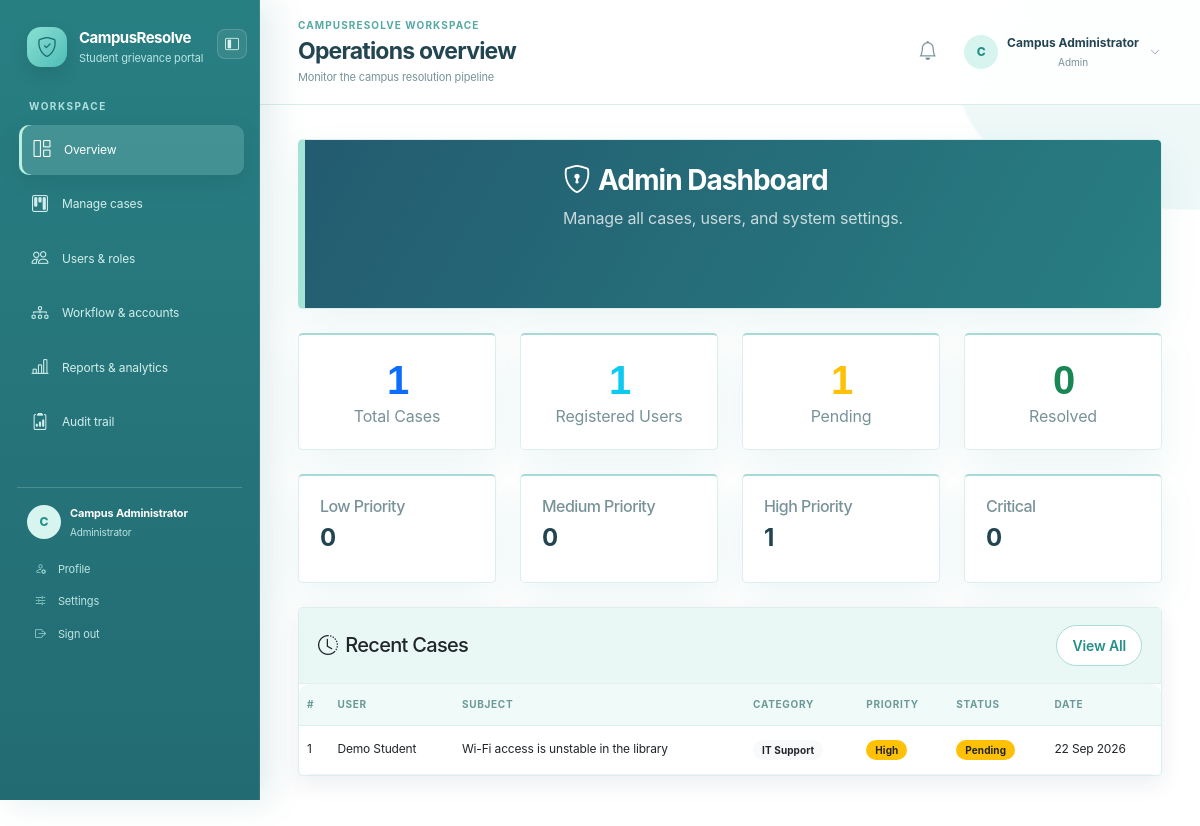
Page /admin_dashboard.php (signed in) on the committed database.
### tables this page shows
CREATE TABLE IF NOT EXISTS `complaints` (
  `id` INT AUTO_INCREMENT PRIMARY KEY,
  `user_id` INT NOT NULL,
  `department_id` INT DEFAULT NULL,
  `officer_id` INT DEFAULT NULL,
  `subject` VARCHAR(200) NOT NULL,
  `category` VARCHAR(100) NOT NULL,
  `priority` ENUM('Low','Medium','High','Critical') NOT NULL DEFAULT 'Medium',
  `description` TEXT NOT NULL,
  `status` ENUM('Pending','In Progress','Resolved','Rejected') NOT NULL DEFAULT 'Pending',
  `admin_remarks` TEXT DEFAULT NULL,
  `department_remarks` TEXT DEFAULT NULL,
  `officer_remarks` TEXT DEFAULT NULL,
  `resolved_at` TIMESTAMP NULL DEFAULT NULL,
  `created_at` TIMESTAMP DEFAULT CURRENT_TIMESTAMP,
  CONSTRAINT `fk_complaints_user` FOREIGN KEY (`user_id`) REFERENCES `users`(`id`) ON DELETE CASCADE,
  CONSTRAINT `fk_complaints_department` FOREIGN KEY (`department_id`) REFERENCES `departments`(`id`) ON DELETE SET NULL,
  CONSTRAINT `fk_complaints_officer` FOREIGN KEY (`officer_id`) REFERENCES `users`(`id`) ON DELETE SET NULL,
  INDEX `idx_complaints_status` (`status`), INDEX `idx_complaints_department` (`department_id`), INDEX `idx_complaints_officer` (`officer_id`),
  INDEX `idx_complaints_created_at` (`created_at`), INDEX `idx_complaints_user_created` (`user_id`, `created_at`), INDEX `idx_complaints_department_created` (`department_id`, `created_at`), INDEX `idx_complaints_officer_created` (`officer_id`, `created_at`)
);

CREATE TABLE IF NOT EXISTS `users` (
  `id` INT AUTO_INCREMENT PRIMARY KEY,
  `full_name` VARCHAR(100) NOT NULL,
  `email` VARCHAR(150) NOT NULL UNIQUE,
  `password` VARCHAR(255) NOT NULL,
  `role` ENUM('user','admin','department','officer') NOT NULL DEFAULT 'user',
  `department_id` INT DEFAULT NULL,
  `is_active` TINYINT(1) NOT NULL DEFAULT 1,
  `created_at` TIMESTAMP DEFAULT CURRENT_TIMESTAMP,
  CONSTRAINT `fk_users_department` FOREIGN KEY (`department_id`) REFERENCES `departments`(`id`) ON DELETE SET NULL,
  INDEX `idx_users_role_active` (`role`, `is_active`)
);

### admin_dashboard.php (the view, shortened to what this page needs)
<?php
require_once 'config.php';
$result = $conn->query("SELECT COUNT(*) as total FROM complaints");
$total_complaints = $result->fetch_assoc()['total'];
$result = $conn->query("SELECT COUNT(*) as total FROM users WHERE role = 'user'");
$total_users = $result->fetch_assoc()['total'];
$status_counts = ['Pending' => 0, 'In Progress' => 0, 'Resolved' => 0, 'Rejected' => 0];
$result = $conn->query("SELECT status, COUNT(*) as cnt FROM complaints GROUP BY status");
while ($row = $result->fetch_assoc()) {
    $status_counts[$row['status']] = $row['cnt'];
}
$priority_counts = ['Low' => 0, 'Medium' => 0, 'High' => 0, 'Critical' => 0];
$result = $conn->query("SELECT priority, COUNT(*) as cnt FROM complaints GROUP BY priority");
while ($row = $result->fetch_assoc()) {
    $priority_counts[$row['priority']] = $row['cnt'];
}
$result = $conn->query("SELECT c.*, u.full_name FROM complaints c JOIN users u ON c.user_id = u.id ORDER BY c.created_at DESC LIMIT 5");
$recent_complaints = [];
while ($row = $result->fetch_assoc()) {
    $recent_complaints[] = $row;
}
?>
<!DOCTYPE html>
<html lang="en">
<head>
    <link href="https://cdn.jsdelivr.net/npm/bootstrap@5.3.0/dist/css/bootstrap.min.css" rel="stylesheet">
    <link rel="stylesheet" href="https://cdn.jsdelivr.net/npm/bootstrap-icons@1.10.0/font/bootstrap-icons.css">
    <link rel="stylesheet" href="assets/css/style.css?v=sidebar-collapse-20260922-1">
</head>
<body class="role-layout role-admin">
    <div class="d-flex">
        <?php include 'includes/sidebar.php'; ?>
        <div class="flex-grow-1">
            <?php include 'includes/topbar.php'; ?>
            <main class="p-4">
                <div class="card border-0 bg-dark text-white mb-4">
                    <div class="card-body p-4">
                        <h3 class="fw-bold"><i class="bi bi-shield-lock me-2"></i>Admin Dashboard</h3>
                        <p class="mb-0 opacity-75">Manage all cases, users, and system settings.</p>
                    </div>
                </div>
                <div class="row g-4 mb-4">
                    <div class="col-md-3">
                        <div class="card border-0 shadow-sm h-100">
                            <div class="card-body text-center">
                                <div class="display-6 text-primary fw-bold"><?= $total_complaints ?></div>
                                <p class="text-muted mb-0">Total Cases</p>
                            </div>
                        </div>
                    </div>
                    <div class="col-md-3">
                        <div class="card border-0 shadow-sm h-100">
                            <div class="card-body text-center">
                                <div class="display-6 text-info fw-bold"><?= $total_users ?></div>
                                <p class="text-muted mb-0">Registered Users</p>
                            </div>
                        </div>
                    </div>
                    <div class="col-md-3">
                        <div class="card border-0 shadow-sm h-100">
                            <div class="card-body text-center">
                                <div class="display-6 text-warning fw-bold"><?= $status_counts['Pending'] ?></div>
                                <p class="text-muted mb-0">Pending</p>
                            </div>
                        </div>
                    </div>
                    <div class="col-md-3">
                        <div class="card border-0 shadow-sm h-100">
                            <div class="card-body text-center">
                                <div class="display-6 text-success fw-bold"><?= $status_counts['Resolved'] ?></div>
                                <p class="text-muted mb-0">Resolved</p>
                            </div>
                        </div>
                    </div>
                </div>
                <div class="row g-4 mb-4">
                    <div class="col-md-3">
                        <div class="card border-0 shadow-sm border-start border-4 border-secondary">
                            <div class="card-body">
                                <h6 class="text-muted">Low Priority</h6>
                                <h4 class="fw-bold"><?= $priority_counts['Low'] ?></h4>
                            </div>
                        </div>
                    </div>
                    <div class="col-md-3">
                        <div class="card border-0 shadow-sm border-start border-4 border-info">
                            <div class="card-body">
                                <h6 class="text-muted">Medium Priority</h6>
                                <h4 class="fw-bold"><?= $priority_counts['Medium'] ?></h4>
                            </div>
                        </div>
                    </div>
                    <div class="col-md-3">
                        <div class="card border-0 shadow-sm border-start border-4 border-warning">
                            <div class="card-body">
                                <h6 class="text-muted">High Priority</h6>
                                <h4 class="fw-bold"><?= $priority_counts['High'] ?></h4>
                            </div>
                        </div>
                    </div>
                    <div class="col-md-3">
                        <div class="card border-0 shadow-sm border-start border-4 border-danger">
                            <div class="card-body">
                                <h6 class="text-muted">Critical</h6>
                                <h4 class="fw-bold"><?= $priority_counts['Critical'] ?></h4>
                            </div>
                        </div>
                    </div>
                </div>
                <div class="card border-0 shadow-sm">
                    <div class="card-header bg-white border-0 d-flex justify-content-between align-items-center">
                        <h5 class="mb-0"><i class="bi bi-clock-history me-2"></i>Recent Cases</h5>
                        <a href="admin_complaints.php" class="btn btn-sm btn-outline-primary">View All</a>
                    </div>
                    <div class="card-body p-0">
                        <div class="table-responsive">
                            <table class="table table-hover mb-0">
                                <thead class="table-light">
                                    <tr>
                                        <th>#</th>
                                        <th>User</th>
                                        <th>Subject</th>
                                        <th>Category</th>
                                        <th>Priority</th>
                                        <th>Status</th>
                                        <th>Date</th>
                                    </tr>
                                </thead>
                                <tbody>
                                    <?php if (empty($recent_complaints)): ?>
                                    <tr><td colspan="7" class="text-center text-muted py-4">No complaints yet.</td></tr>
                                    <?php else: ?>
                                    <?php foreach ($recent_complaints as $c): ?>
                                    <tr>
                                        <td><?= $c['id'] ?></td>
                                        <td><?= htmlspecialchars($c['full_name']) ?></td>
                                        <td><?= htmlspecialchars($c['subject']) ?></td>
                                        <td><span class="badge bg-light text-dark"><?= htmlspecialchars($c['category']) ?></span></td>
                                        <td>
                                            <?php
                                            $priority_class = match($c['priority']) {
                                                'Low' => 'bg-secondary',
                                                'Medium' => 'bg-info',
                                                'High' => 'bg-warning text-dark',
                                                'Critical' => 'bg-danger',
                                                default => 'bg-secondary'
                                            };
                                            ?>
                                            <span class="badge <?= $priority_class ?>"><?= $c['priority'] ?></span>
                                        </td>
                                        <td>
                                            <?php
                                            $status_class = match($c['status']) {
                                                'Pending' => 'bg-warning text-dark',
                                                'In Progress' => 'bg-info',
                                                'Resolved' => 'bg-success',
                                                'Rejected' => 'bg-danger',
                                                default => 'bg-secondary'
                                            };
                                            ?>
                                            <span class="badge <?= $status_class ?>"><?= $c['status'] ?></span>
                                        </td>
                                        <td><?= date('d M Y', strtotime($c['created_at'])) ?></td>
                                    </tr>
                                    <?php endforeach; ?>
                                    <?php endif; ?>
                                </tbody>
                            </table>
                        </div>
                    </div>
                </div>
            </main>
        </div>
    </div>
</body>
</html>

### rows in the picture
complaints: is_anonymous "0", id "1", user.full_name "Demo Student", subject "Wi-Fi access is unstable in the library", category "IT Support", priority "High", status "Pending", created_at "22 Sep 2026"

### other values in the picture
$label "Overview Manage cases Users & roles Workflow & accounts Reports & analytics Audit trail"
$initial "C"
$_SESSION['user_name'] "Campus Administrator"
$role_label "Administrator"
$page_title "Operations overview"
$page_subtitle "Monitor the campus resolution pipeline"
$top_initial "C"
$top_role "Admin"
$total_complaints "1"
$total_users "1"
$status_counts['Pending'] "1"
$priority_counts['High'] "1"
